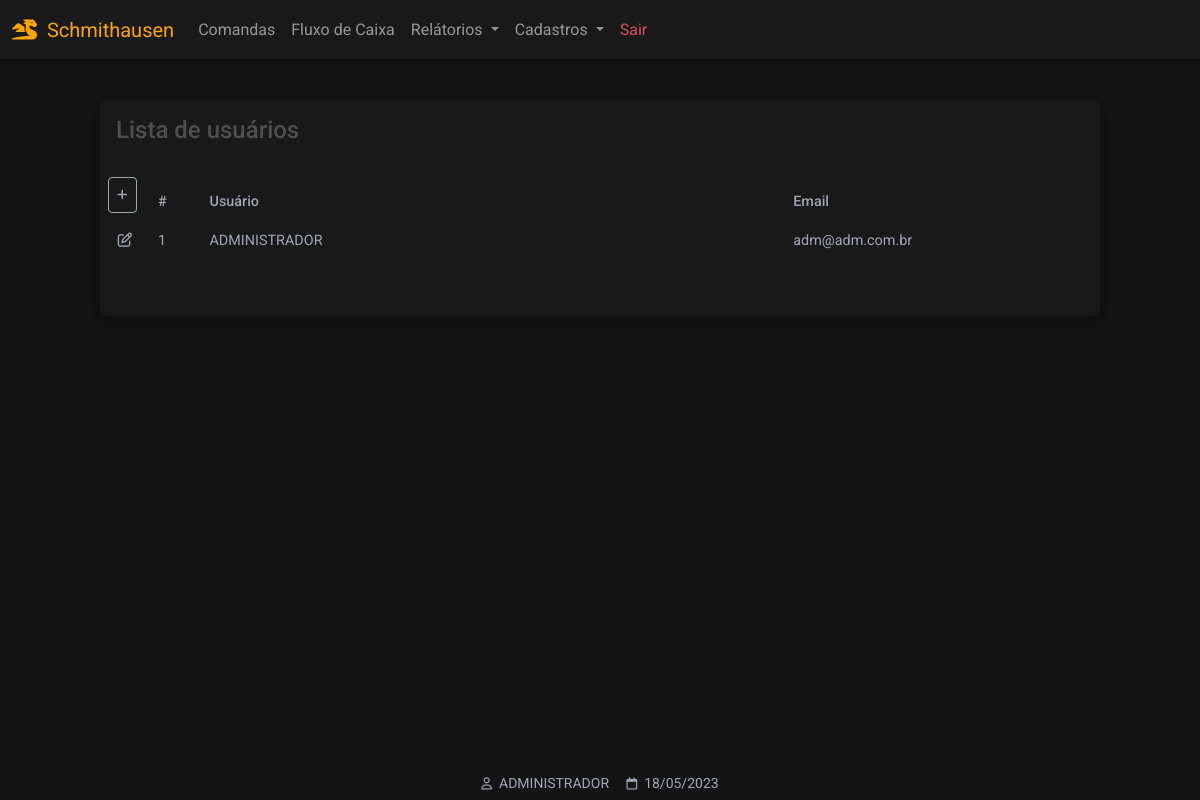
Before: /usuarios (signed in) with the older database file.
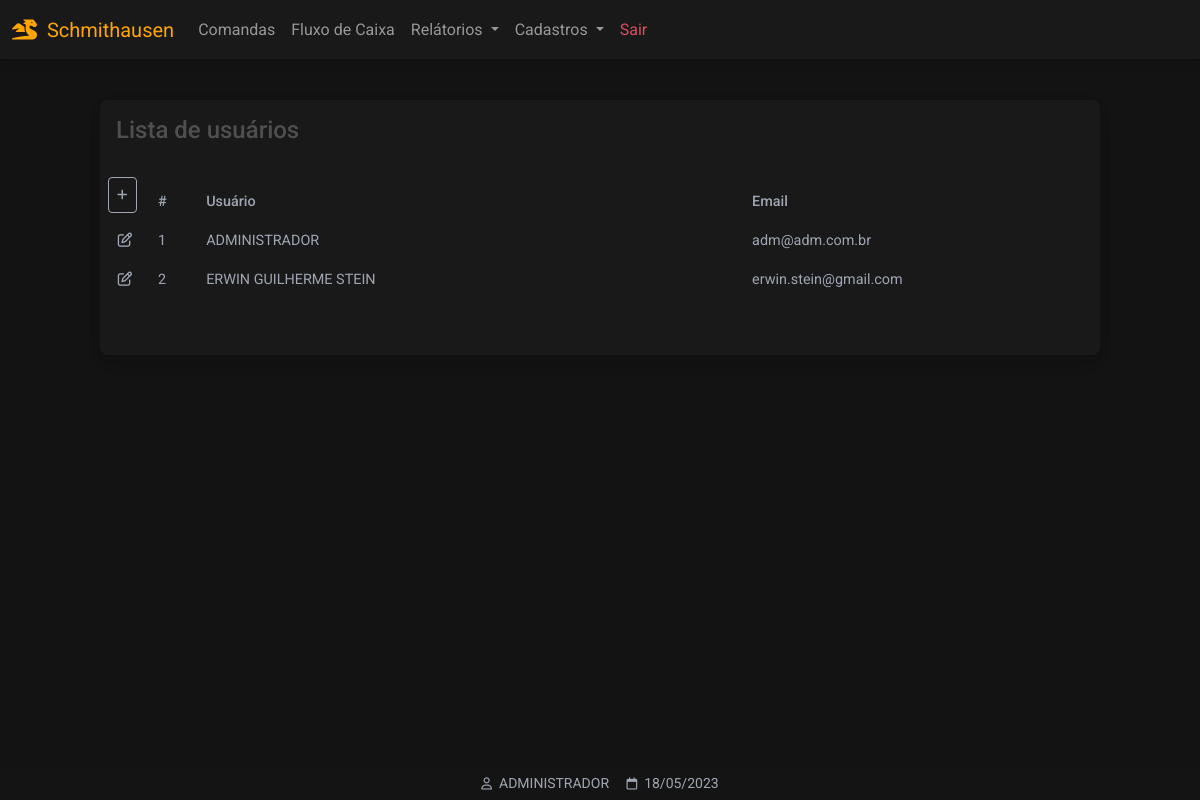
After: the same page with the newer database file.
### website/models.py (models this page shows)
class User(db.Model, UserMixin):
    id = db.Column(db.Integer, primary_key=True)
    email = db.Column(db.String(150), unique=True)
    password = db.Column(db.String(150))
    first_name = db.Column(db.String(150))
    produtos = db.relationship('Produto',backref='produto')

### website/views.py (the view)
@views.route('/usuarios', methods=['GET','POST'])
@login_required
def usuarios():
    users = []
    rows = User.query.all()
    for r in rows:
        users.append(r)
    return render_template("usuarios_listar.html", user=current_user, data=data, users=users)

### website/__init__.py (called while the page is built)
def create_app():
    app = Flask(__name__)
    app.config['SECRET_KEY'] = 'hjshjhdjah kjshkjdhjs'
    app.config['SQLALCHEMY_DATABASE_URI'] = f'sqlite:///{DB_NAME}'
    db.init_app(app)
    from .views import views
    from .auth import auth
    app.register_blueprint(views, url_prefix='/')
    app.register_blueprint(auth, url_prefix='/')
    from .models import User, Cliente, Produto
    with app.app_context():
        db.create_all()
    login_manager = LoginManager()
    login_manager.login_view = 'auth.login'
    login_manager.login_message = u"FAVOR EFETUAR LOGIN!"
    login_manager.init_app(app)
    @login_manager.user_loader
    def load_user(id):
        return User.query.get(int(id))
    return app

### website/templates/usuarios_listar.html (shortened to what this page needs)
{% extends "base.html" %}
{% block content %}
<div class="container-fluid"
style="height:100vh;padding-top:100px">
 <div class="table-responsive w-100 card bg-dark larg-max m-auto"
 style="padding-bottom: 40px">
  <table class="table table-borderless table-sm bg-dark text-secondary">
    <thead>
    <tr>
      <p class="h4 p-3">Lista de usuários</p>
    </tr>
      <tr>
        <th class="text-nowrap" scope="col">
              <a href="/usuarios_cadastrar" class="p-2 btn btn-sm btn-outline-light">
              <i class="fa-solid fa-plus"></i>
              </a>
        </th>
        <th class="text-nowrap" scope="col">#</th>
        <th class="text-nowrap" scope="col" style="min-width: 280px;">Usuário</th>
        <th class="text-nowrap" scope="col">Email</th>
        <th class="text-nowrap" scope="col"></th>
      </tr>
    </thead>
    <tbody>
	{% for us in users %}
      <tr>
				<td
          scope="row"
          class="text-center text-nowrap"
          style="width: 50px">
  				<a class="text-secondary"
          role="button"
          href="/usuarios_atualizar/{{ us.id }}">
  				<i class="fa-regular fa-pen-to-square ms-2 me-2"></i></a>
				</td>
        <td scope="row" class="text-nowrap">{{ us.id }}</td>
        <td scope="row" class="text-nowrap">{{ us.first_name | upper }}</td>
        <td scope="row" class="text-nowrap">{{ us.email }}</td>
        <td>
        </td>
      </tr>
	{% endfor %}
    </tbody>
  </table>
</div>
</div>
{% endblock %}
{% block titlefooter %}
<span style="color:#9FA6B2">
&nbsp;{{ user.first_name.split()[0] | upper }}
<span style="color:#9FA6B2">
&nbsp;{{ data.strftime('%d/%m/%Y') }}
</span>
{% endblock %}

### website/templates/base.html (shortened to what this page needs)
<!DOCTYPE html>
<html lang="pt-br">
<head>
<link rel="stylesheet" href="https://cdnjs.cloudflare.com/ajax/libs/font-awesome/6.0.0/css/all.min.css"/>
<link rel="stylesheet" type="text/css"       href="{{ url_for('static', filename='css/mdb.min.css')      }}">
<link rel="stylesheet" type="text/css"       href="{{ url_for('static', filename='css/base.css')         }}">
</head>
<body class="dark-ligth">
<nav class="navbar navbar-expand-lg bg-dark fixed-top navbar-dark ">
  <div class="container-fluid">
    <a class="navbar-brand" style="color: orange;pointer-events: none;"><i class="fa-solid fa-dragon"></i>&nbsp;&nbsp;Schmithausen</a>
    {% if user.is_authenticated %}
    <div class="collapse navbar-collapse" id="navbarSupportedContent">
      <ul class="navbar-nav me-auto mb-2 mb-lg-0 my-navbar">
        <li class="nav-item">
          <a class="nav-link" href="/comandas">Comandas</a>
        </li>
        <li class="nav-item">
          <a class="nav-link" href="#">Fluxo de Caixa</a>
        </li>
        <li class="nav-item dropdown">
          <a class="nav-link dropdown-toggle" href="#" id="navbarDropdown" role="button" data-mdb-toggle="dropdown" aria-expanded="false">
            Relátorios
          </a>
        </li>
        <li class="nav-item dropdown">
          <a class="nav-link dropdown-toggle" href="#" id="navbarDropdown" role="button" data-mdb-toggle="dropdown" aria-expanded="false">
            Cadastros
          </a>
            <li class="nav-item">
            <a class="nav-link text-danger" href="/logout">Sair</a>
            </li>
        {% endif %}
        </li>
      </ul>
    </div>
  </div>
</nav>
  {% block content %}
  {% endblock %}
<footer class="bg-dark text-center text-white fixed-bottom">
  <div class="text-center p-1" style="background-color: rgba(0, 0, 0, 0.2)">
   <small style="color:orange;">
   {% block titlefooter %}{% endblock %}
   </small>
  </div>
</footer>
</body>
</html>

### website/static/css/base.css (style rules this page uses)
:root { --color-orange: orange; --color-primary: #3B71CA; --color-secondary: #9FA6B2; --color-success: #14A44D; --color-danger: #DC4C64; --color-warning: #E4A11B; --color-info: #54B4D3; --color-ligth:#FBFBFB; --color-dark-ligth: #131313; --color-dark:#191919; }
.bg-dark { background-color: var(--color-dark)!important; }
.btn-outline-light { border: 1px solid var(--color-secondary); color: var(--color-secondary); }
.larg-max { max-width: 1000px!important; }
.dark-ligth { background-color: var(--color-dark-ligth); }

Changed rows visible on the page:
added User: id "2", first_name "ERWIN GUILHERME STEIN", email "erwin.stein@gmail.com"
